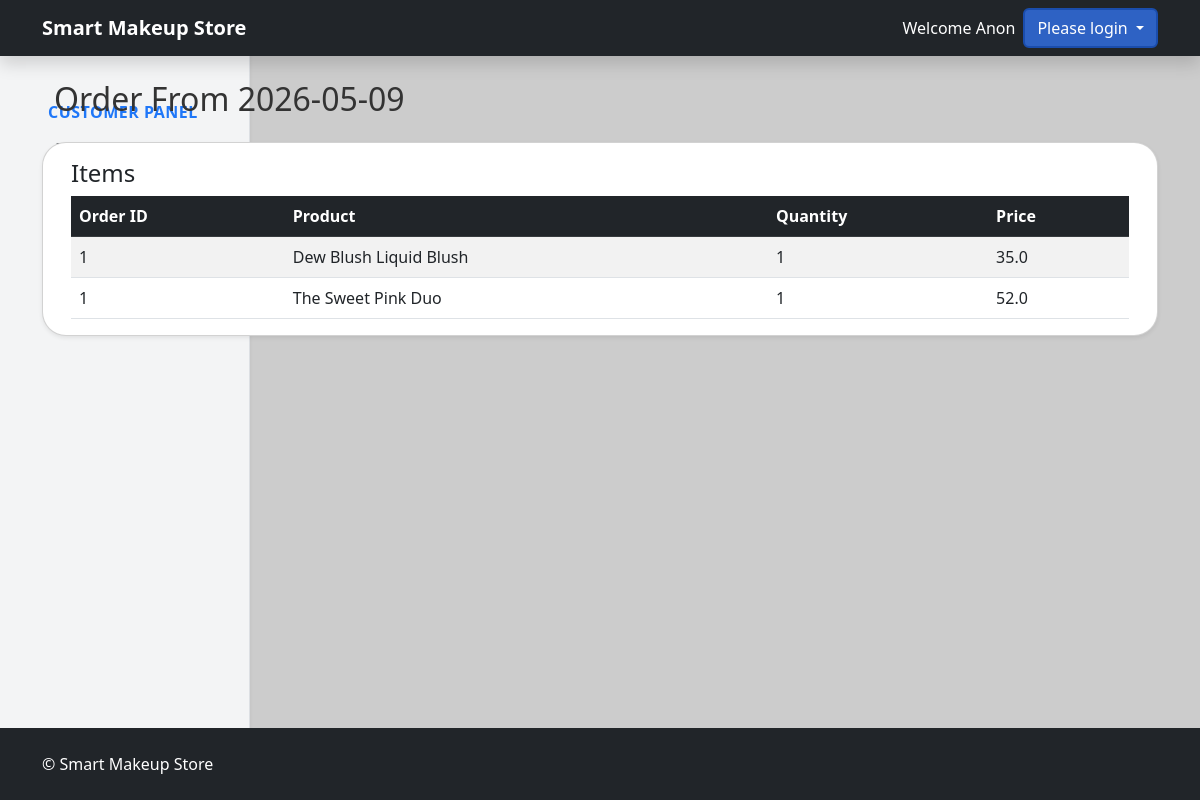
/customers/my-profile/orders/1/details, run on an earlier commit of the app's database.
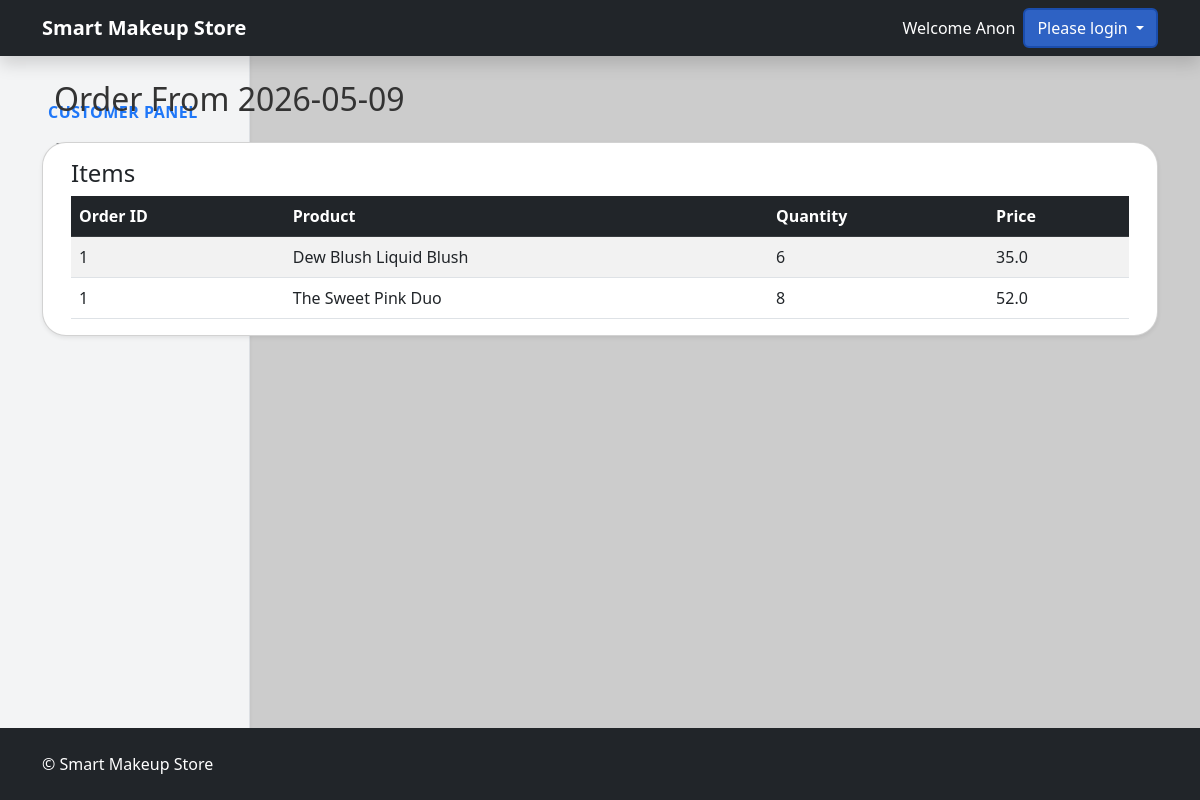
And on a later commit of the database.
### tables this page shows
CREATE TABLE order_products (
            order_product_id INTEGER PRIMARY KEY AUTOINCREMENT,
            order_id INTEGER NOT NULL,
            product_id INTEGER NOT NULL,
            order_product_quantity INTEGER NOT NULL,
            order_product_unit_price REAL DEFAULT NULL,
            FOREIGN KEY(order_id) REFERENCES orders(order_id),
            FOREIGN KEY(product_id) REFERENCES products(product_id)
        );

CREATE TABLE products (
            product_id INTEGER PRIMARY KEY AUTOINCREMENT,
            category_id INTEGER DEFAULT NULL,
            product_name TEXT NOT NULL,
            product_description TEXT DEFAULT NULL,
            product_price REAL NOT NULL,
            product_company TEXT,
            product_stock_quantity INTEGER DEFAULT 0,
            product_created_at DATETIME DEFAULT CURRENT_TIMESTAMP,
            product_updated_at DATETIME,
            FOREIGN KEY(category_id) REFERENCES categories(category_id)
        );

### routes/store.py (the view)
@app.route('/customers/my-profile/orders/<int:order_id>/details')
def customerOrderDetails(order_id):
    storeDb = db.getDB()
    query = '''
        Select *, DATE(o.order_created_at) as date from order_products op
            LEFT JOIN products p on p.product_id = op.product_id
            LEFT JOIN orders o on o.order_id = op.order_id
            WHERE op.order_id = ?
        '''
    order = storeDb.execute(query, (order_id,)).fetchall()
    return render_template('customerOrderDetails.html', order=order)

### models/database.py (called while the page is built)
def getDB():
    conn = sqlite3.connect('store.db', check_same_thread=False)
    conn.row_factory = sqlite3.Row
    return conn

### templates/customerOrderDetails.html
{% extends "base.html" %} {% block content %}
<div class="container-fluid">
  <div class="row">
    {% include "customerSidebar.html" with context %}
    <div
      class="col-md-9 l-4 col-lg-10"
      data-bs-spy="scroll"
      data-bs-target="#navbar-example3"
      data-bs-offset="100"
      tabindex="0"
    >
      <h2 class="mb-4">Order From {{order[0].date}}</h2>
    </div>
    {% if order|length == 0 %}
    <div class="alert alert-warning">No orders found yet.</div>
    {% else %}
    <div class="card shadow-sm">
      <div class="card-body p-3">
        <table class="table table-striped table-hover mb-0">
          <thead class="table-dark">
            <h4>Items</h4>
            <tr>
              <th>Order ID</th>
              <th>Product</th>
              <th>Quantity</th>
              <th>Price</th>
            </tr>
          </thead>
          <tbody id="tableBody">
            {% for product in order %}
            <tr>
              <td>{{ product.order_id }}</td>
              <td>{{ product.product_name }}</td>
              <td>{{ product.order_product_quantity }}</td>
              <td>{{ product.product_price }}</td>
            </tr>
            {% endfor %}
          </tbody>
        </table>
      </div>
    </div>
    {% endif %}
  </div>
</div>
{% endblock %}

### templates/base.html (shortened to what this page needs)
<!doctype html>
<html>
  <head>
    <link href="https://cdn.jsdelivr.net/npm/bootstrap@5.3.0/dist/css/bootstrap.min.css" rel="stylesheet"/>
    <link href="https://cdn.jsdelivr.net/npm/bootstrap-icons@1.11.1/font/bootstrap-icons.css" rel="stylesheet">
    <link rel="stylesheet" href="{{ url_for('static', filename='css/00-Global-Styles.css') }}">
  </head>
  <body>
    <main>
        <nav class="navbar navbar-expand-lg navbar-dark bg-dark shadow">
        <div class="container">
            <a class="navbar-brand" href="{{ url_for('store.storeIndex') }}">
            <b>Smart Makeup Store</b>
            </a>
          <div class="ms-auto text-white d-flex align-items-center">
            {% if session.get('user_first_name') %}
              <span class="me-2">Welcome {{ session.get('user_first_name') }}</span>
              <form method="GET" action="{{ url_for('store.logout') }}">
                <button type="submit" class="btn btn-danger btn-sm">Logout</button>
              </form>
            {% else %}
              <span class="me-2">Welcome Anon</span>
              <div class="dropdown">
                <button class="btn btn-primary dropdown-toggle"
                        type="button"
                        id="loginDropdown"
                        data-bs-toggle="dropdown"
                        data-bs-auto-close="outside"
                        aria-expanded="false">
                  Please login
                </button>
                {% endif %}
            </div>
            </div>
        </div>
        </nav>
      <div class="container mt-4">{% block content %}{% endblock %}</div>
      <footer class="bg-dark text-white py-4 mt-auto">
        <div class="container d-flex justify-content-between align-items-center">
            <span>&copy; {{ current_year }} Smart Makeup Store</span>
        </div>
      </footer>
    </main>
  </body>
</html>

### templates/customerSidebar.html
<nav
  class="admin-sidebar col-md-3 col-lg-2 d-md-block bg-light vh-100 border-end shadow-sm"
>
  <div class="position-sticky top-0 pt-4 pb-4 px-2">
    <nav class="nav flex-column">
      <a
        class="nav-link px-2 py-1 rounded"
        href="{{ url_for('store.customersDashboard',user_id = session['user_id']) }}"
      >
        <span class="text-primary fw-bold mb-2">Customer Panel</span>
      </a>
      <a
        href="{{ url_for('store.customersDashboard',user_id = session['user_id']) }}"
        class="nav-link rounded"
        >Items</a
      >
      <a href="{{ url_for('store.customerOrders') }}" class="nav-link rounded"
        >Orders</a
      >
      <br />
    </nav>
  </div>
</nav>

### static/css/00-Global-Styles.css (style rules this page uses)
body, html { background-color: #ccc !important; color: #333; display: flex; flex-direction: column; margin: 0; padding: 0; min-height: 100vh; }
nav { position: absolute; top: 0px; }
.bg-primary, .btn-primary { background-color: #2e62c4 !important; }
.btn-primary { border: 2px solid #1a4dad; }
.card { border-radius: 1.5rem !important; }
footer { background-color: #2e62c4; color: #fff; padding: 1rem 0; flex-shrink: 0; text-align: center; position: absolute; bottom: 0; width: 100%; }
.admin-sidebar { position: absolute; top: 0; left: 0; min-height: 100vh; max-height: 100%; width: 250px; padding: 6rem 2rem; z-index: -1; opacity: 0.9; }
main { position: absolute; z-index: 1; min-height: 100vh; max-height: 100%; min-width: 100vw; max-width: 100%; padding: 0; margin: 0; overflow: hidden; }
.admin-sidebar .nav-link { color: #343a40; font-size: 0.95rem; transition: background-color 0.2s, color 0.2s; }
.admin-sidebar span.text-primary { font-size: 1rem; text-transform: uppercase; letter-spacing: 0.5px; }

What changed in the data, as far as the page shows it:
changed order_products "Dew Blush Liquid Blush": order_product_quantity "1" → "6"
changed order_products "The Sweet Pink Duo": order_product_quantity "1" → "8"
